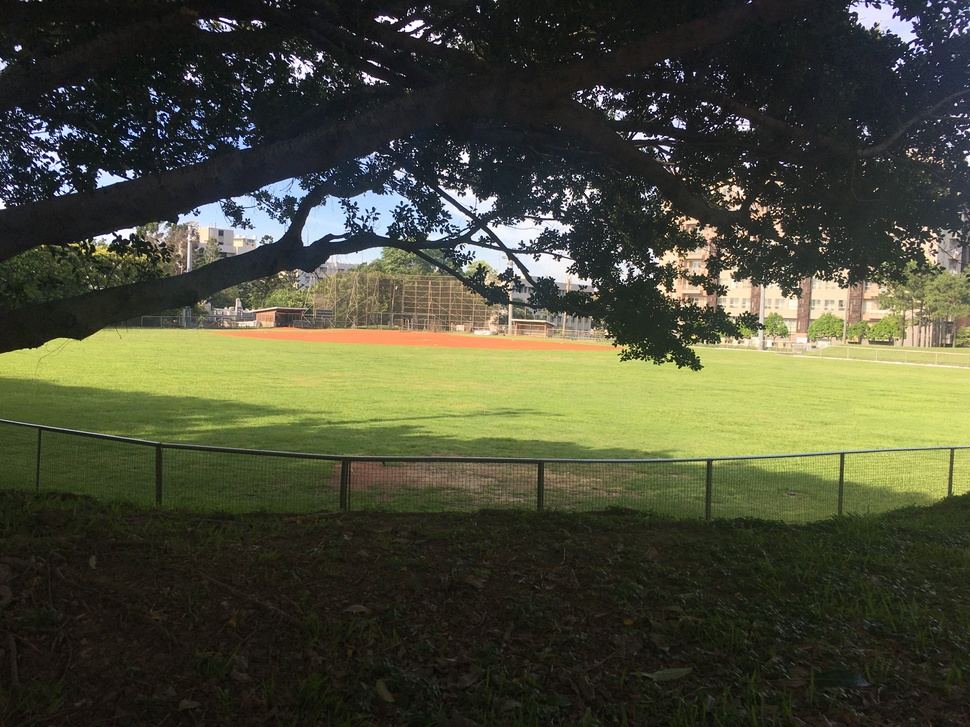
#> input picture resources/image_blend1.jpg, 970 x 727 px, shrunk from 4032 x 3024 before the run
$ python image_blend.py
#> lines starting #> are read from the running program, lines starting #| are printed output that depends on the picture
import numpy as np
import cv2 as cv

# img1 = cv.imread('resources/1.png')
# img2 = cv.imread('resources/2.png')
img1 = cv.imread('resources/image_blend1.jpg')
#> img1 is the input picture: shape (727, 970, 3); mean B, G, R 55.8, 75.6, 73.7
img2 = cv.imread('resources/image_blend2.jpg')
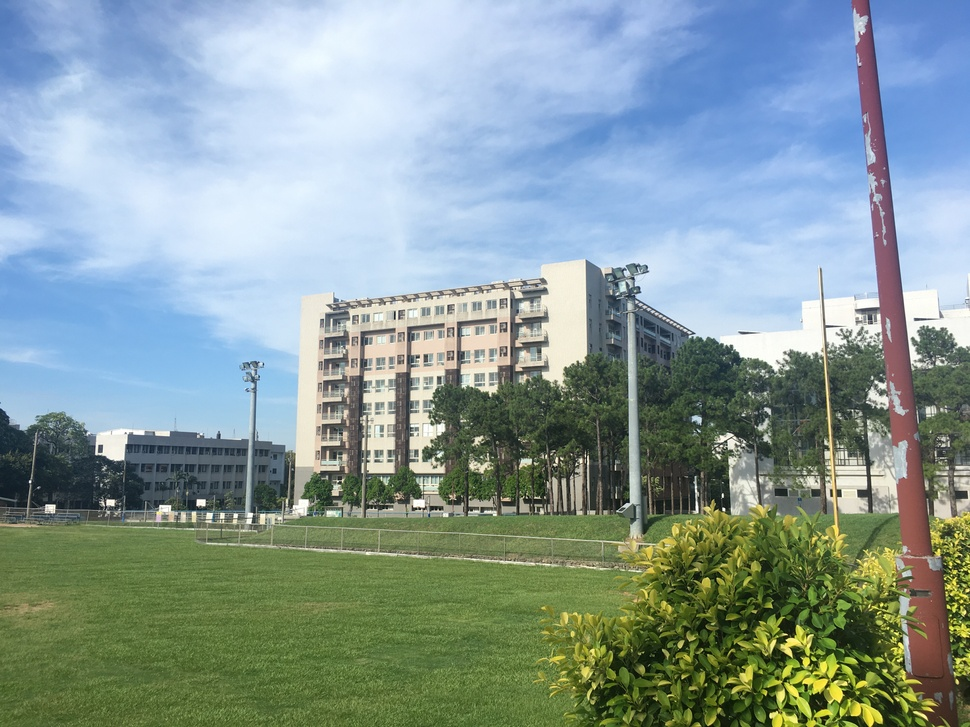
#> input picture resources/image_blend2.jpg, 970 x 727 px, shrunk from 4032 x 3024 before the run
#> img2 is the input picture: shape (727, 970, 3); mean B, G, R 153.4, 154.4, 134.7
dst = cv.addWeighted(img1,0.7,img2,0.3,0)
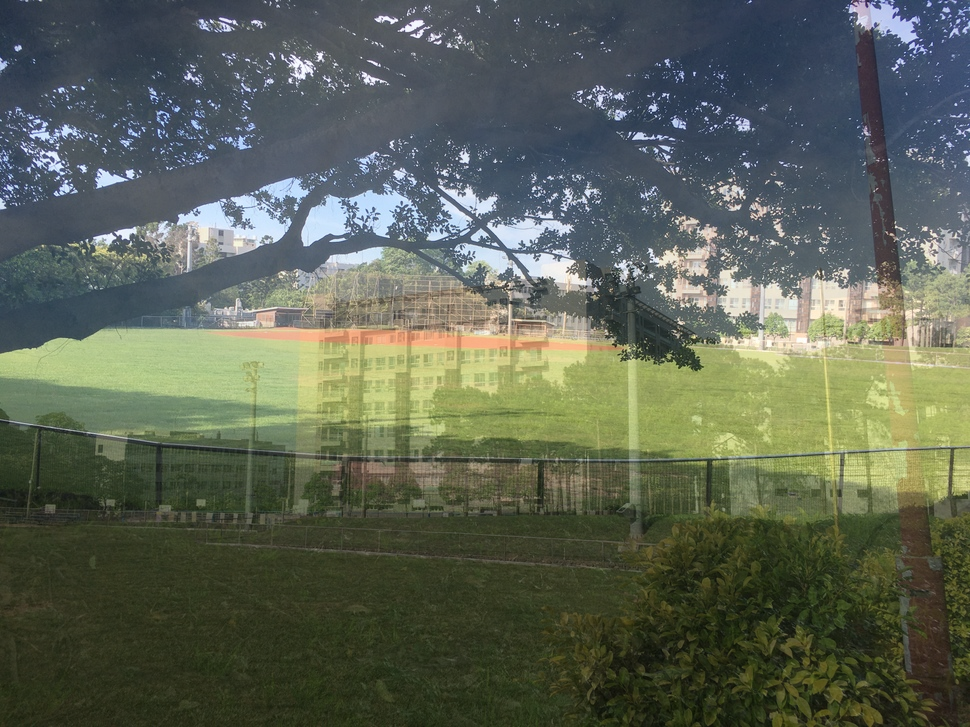
#> dst: shape (727, 970, 3); mean B, G, R 85.1, 99.3, 92


# cv.imshow('dst',dst)
cv.imwrite("res/image_blend_test.jpg", dst)
cv.waitKey(0)
cv.destroyAllWindows()
